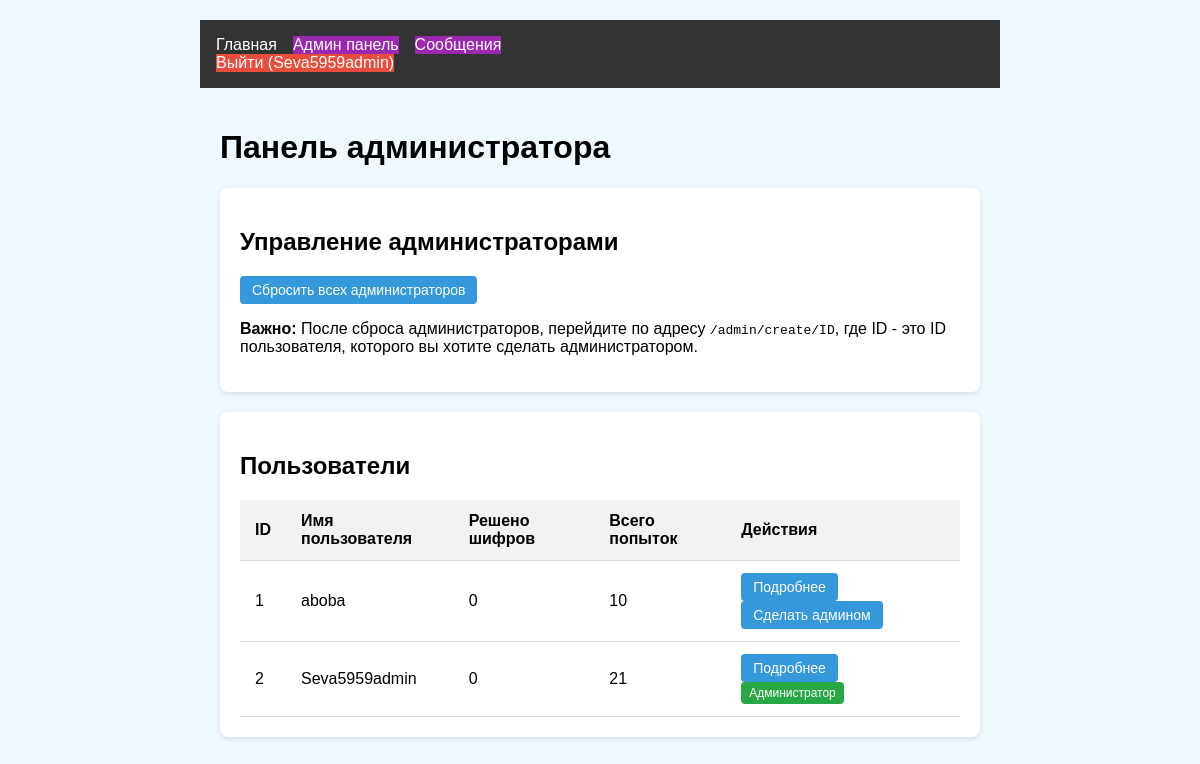
Page /admin/dashboard (signed in) on the committed database.
### models.py (models this page shows, shortened)
class User(UserMixin, db.Model):
    id = db.Column(db.Integer, primary_key=True)
    username = db.Column(db.String(64), unique=True)
    password_hash = db.Column(db.String(128))
    is_admin = db.Column(db.Boolean, default=False)

### app.py (the view)
@app.route('/admin/dashboard')
@login_required
def admin_dashboard():
    if not current_user.is_admin:
        abort(403)  # Запрет, если пользователь не админ
    users = User.query.all()
    return render_template('admin/dashboard.html', users=users)

### app.py (called while the page is built)
@login_manager.user_loader
def load_user(user_id):
    return User.query.get(int(user_id))

### templates/admin/dashboard.html (shortened to what this page needs)
{% extends "base.html" %}
{% block content %}
<div class="container admin-dashboard">
    <h1>Панель администратора</h1>
    <div class="admin-section">
        <h2>Управление администраторами</h2>
        <div class="admin-controls">
            <a href="{{ url_for('reset_all_admins') }}" class="admin-btn danger-btn" onclick="return confirm('Вы уверены, что хотите сбросить всех администраторов? После этого вам нужно будет заново назначить администратора.')">
                Сбросить всех администраторов
            </a>
            <p class="admin-note">
                <strong>Важно:</strong> После сброса администраторов, перейдите по адресу <code>/admin/create/ID</code>, где ID - это ID пользователя, которого вы хотите сделать администратором.
            </p>
        </div>
    </div>
    <div class="admin-section">
        <h2>Пользователи</h2>
        <table class="admin-table">
            <thead>
                <tr>
                    <th>ID</th>
                    <th>Имя пользователя</th>
                    <th>Решено шифров</th>
                    <th>Всего попыток</th>
                    <th>Действия</th>
                </tr>
            </thead>
            <tbody>
                {% for user in users %}
                <tr>
                    <td>{{ user.id }}</td>
                    <td>{{ user.username }}</td>
                    <td>{{ user.progress|selectattr('solved', 'eq', true)|list|length }}</td>
                    <td>{{ user.attempts|length }}</td>
                    <td>
                        <a href="{{ url_for('user_details', user_id=user.id) }}" class="admin-btn">Подробнее</a>
                        {% if not user.is_admin %}
                        <a href="{{ url_for('make_admin', user_id=user.id) }}" class="admin-btn admin-make-admin">Сделать админом</a>
                        {% else %}
                        <span class="admin-badge">Администратор</span>
                        {% endif %}
                    </td>
                </tr>
                {% endfor %}
            </tbody>
        </table>
    </div>
</div>
{% endblock %}

### templates/base.html (shortened to what this page needs)
<!DOCTYPE html>
<html lang="ru">
<head>
    <link rel="stylesheet" href="{{ url_for('static', filename='css/style.css') }}">
</head>
<body>
    <header>
        <nav>
            {% if current_user.is_authenticated %}
                <div class="nav-left">
                    <a href="{{ url_for('main_index') }}" class="nav-link">Главная</a>
                    <a href="{{ url_for('admin_dashboard') }}" class="nav-link {{ 'admin-link' if current_user.is_admin else 'disabled-link' }}">
                        Админ панель
                    </a>
                    {% if current_user.is_admin %}
                    <a href="{{ url_for('admin_messages') }}" class="nav-link admin-link">
                        Сообщения
                    </a>
                    {% endif %}
                </div>
                <div class="nav-right">
                    <a href="{{ url_for('logout') }}" class="nav-link logout-btn">Выйти ({{ current_user.username }})</a>
                </div>
            {% else %}
                <div class="nav-left">
                    <a href="{{ url_for('login') }}" class="nav-link">Войти</a>
                    <a href="{{ url_for('register') }}" class="nav-link">Регистрация</a>
                </div>
            {% endif %}
        </nav>
    </header>
    <main>
        {% block content %}{% endblock %}
    </main>
</body>
</html>

### static/css/style.css (style rules this page uses)
body { font-family: Arial, sans-serif; max-width: 800px; margin: 0 auto; padding: 20px; background: #f0f8ff; }
nav { background: #333; padding: 1rem; }
nav a { color: white; margin-right: 1rem; text-decoration: none; }
.admin-dashboard { max-width: 1200px; margin: 0 auto; padding: 20px; }
.admin-section { background: #fff; border-radius: 8px; padding: 20px; margin-bottom: 30px; box-shadow: 0 2px 10px rgba(0, 0, 0, 0.1); }
.admin-table { width: 100%; border-collapse: collapse; margin-top: 15px; }
.admin-table th, .admin-table td { padding: 12px 15px; text-align: left; border-bottom: 1px solid #eee; }
.admin-table th { background-color: #f8f9fa; font-weight: 600; }
.admin-btn { display: inline-block; padding: 6px 12px; background-color: #007bff; color: #fff; border-radius: 4px; text-decoration: none; margin-right: 5px; font-size: 14px; }
.admin-make-admin { background-color: #6c757d; }
.admin-badge { display: inline-block; padding: 4px 8px; background-color: #28a745; color: #fff; border-radius: 4px; font-size: 12px; }
.admin-link { background-color: #9c27b0; color: white !important; }
.nav-left, .nav-right { display: flex; align-items: center; }
.nav-left { margin-right: auto; }
.nav-right { margin-left: auto; }
.logout-btn { background-color: #e74c3c !important; color: white !important; transition: background-color 0.3s; }
.admin-section { background-color: white; border-radius: 8px; padding: 20px; margin-bottom: 20px; box-shadow: 0 2px 5px rgba(0, 0, 0, 0.1); }
.admin-table th, .admin-table td { padding: 12px 15px; text-align: left; border-bottom: 1px solid #ddd; }
.admin-table th { background-color: #f2f2f2; font-weight: bold; }
.admin-btn { display: inline-block; padding: 6px 12px; background-color: #3498db; color: white; border-radius: 4px; text-decoration: none; font-size: 14px; transition: background-color 0.3s; }

### rows in the picture
User: username "Seva5959admin", id "2", progress|selectattr "0", attempts|length "21", is_admin "Администратор"
User: id "1", username "aboba", progress|selectattr "0", attempts|length "10"
